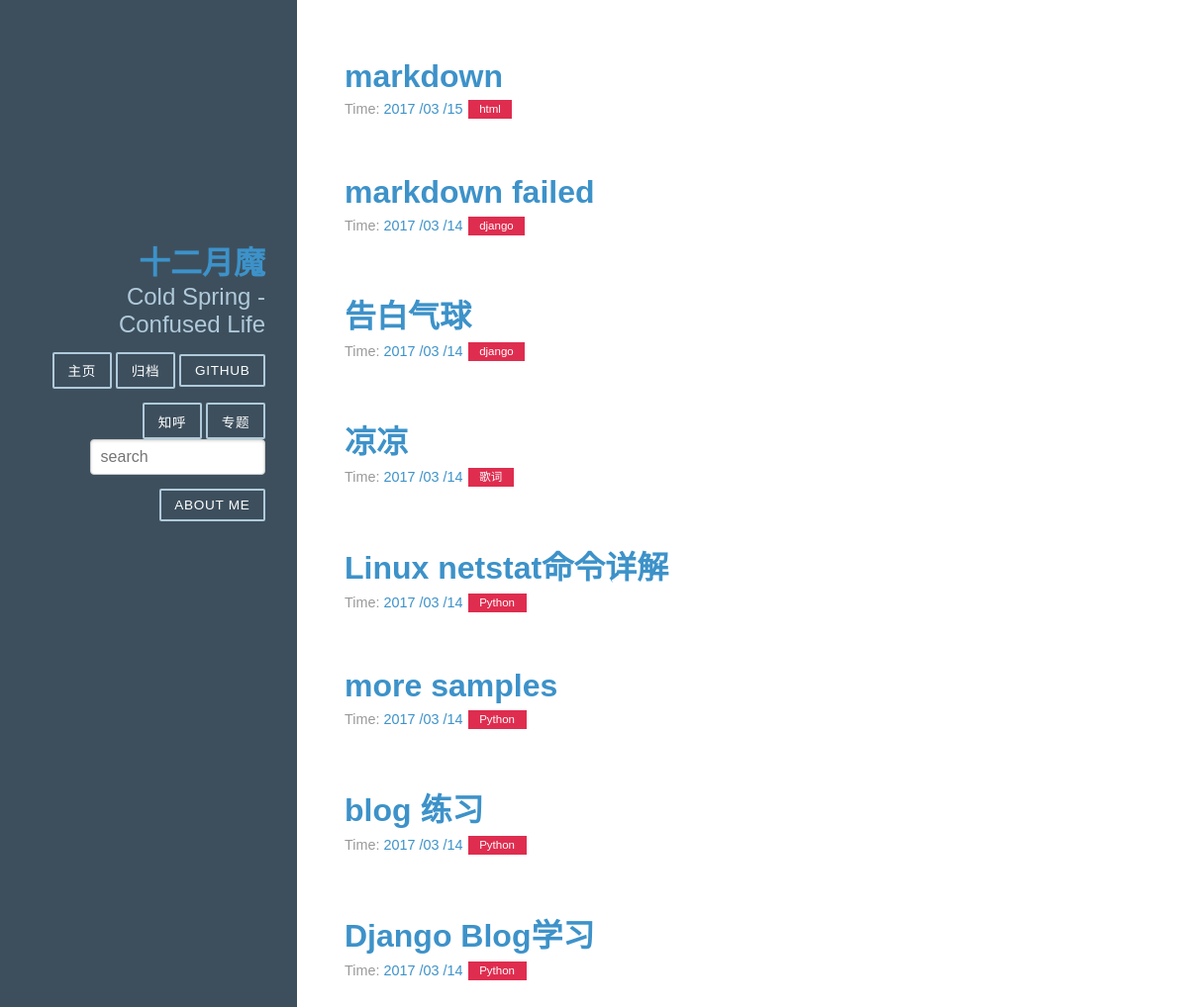
/archives/, run on the app's committed database.
### article/models.py (models this page shows, shortened)
class Article(models.Model):
    title=models.CharField(max_length=100)#博客题目
    category=models.CharField(max_length=50,blank=True)#博客标签
    date_time=models.DateTimeField(auto_now_add=True)#博客日期
    content=models.TextField(blank=True,null=True)#博客文章正文
    class Meta:
        ordering=['-date_time']

### article/views.py (the view)
# urls.py: url(r'^archives/$',article.views.archives,name='archives'),
def archives(request):
    try:
        post_list=Article.objects.all()
    except Article.DoesNotExist:
        raise Http404
    return render(request,'archives.html',{
        'post_list':post_list,
        'error':False,
    })

### templates/archives.html
{% extends "base.html" %}
{% block content %}
<div class="posts">
{% if error %}
    <h2 class="post-title">没有相关文章题目</h2>
    {% else %}
    {% for post in post_list %}
        <section class="post">
            <header class="post-header">
                <h2 class="post-title"><a href="{% url "detail" id=post.id %}">{{ post.title }}</a></h2>
                    <p class="post-meta">
                        Time:  <a class="post-author" href="#">{{ post.date_time |date:"Y /m /d"}}</a> <a class="post-category post-category-js" href="{% url "search_tag" tag=post.category %}">{{ post.category }}</a>
                    </p>
            </header>
        </section>
    {% endfor %}
{% endif %}
</div>
{% endblock %}

### templates/base.html (shortened to what this page needs)
<!doctype html>
{% load staticfiles %}
<html lang="en">
<head>
    <link rel="stylesheet" href="{% static 'pure/pure-min.css' %}">
    <link rel="stylesheet" href="{% static 'pure/grids-responsive-min.css' %}">
    <link rel="stylesheet" href="{% static 'blog.css' %}">
    <link rel="stylesheet" href="{% static 'pygments-css/monokai.css' %}">
</head>
<body>
<div id="layout" class="pure-g">
    <div class="sidebar pure-u-1 pure-u-md-1-4">
        <div class="header">
            <h1 class="brand-title"><a href="{% url "home" %}">十二月魔</a></h1>
            <h2 class="brand-tagline">Cold Spring - Confused Life</h2>
            <nav class="nav">
                <ul class="nav-list">
                    <li class="nav-item">
                        <a class="button-success pure-button" href="/">主页</a>
                    </li>
                    <li class="nav-item">
                        <a class="button-success pure-button" href="{% url 'archives' %}">归档</a>
                    </li>
                    <li class="nav-item">
                        <a class="pure-button" href="https://github.com/purplelightning/my_blog">Github</a>
                    </li>
                    <li class="nav-item">
                        <a class="button-error pure-button" href="https://www.zhihu.com/people/ontheway-28/activities">知呼</a>
                    </li>
                    <li class="nav-item">
                        <a class="button-success pure-button" href="/">专题</a>
                    </li>
                    <li>
                    <form class="pure-form"  action="/search/" method="get">
                    <input class="pure-input-3-4"  type="text"  name="s" placeholder="search">
                    </form>
                    </li>
                    <li class="nav-item">
                        <a class="button-success pure-button" href="{% url 'about_me' %}">About Me</a>
                    </li>
                </ul>
            </nav>
        </div>
    </div>
    <div class="content pure-u-1 pure-u-md-3-4">
        <div>
            {% block content %}
            {% endblock %}
        </div>
    </div>
</div>
</body>
</html>

### static/pure/pure-min.css (style rules this page uses)
html { font-family:sans-serif;-ms-text-size-adjust:100%;-webkit-text-size-adjust:100% }
body { margin:0 }
article,aside,details,figcaption,figure,footer,header,hgroup,main,menu,nav,section,summary { display:block }
a { background-color:transparent }
h1 { font-size:2em;margin:.67em 0 }
button,input,optgroup,select,textarea { color:red;font:inherit;margin:0 }
.pure-button,input { line-height:normal }
.pure-button,.pure-form input:not([type]),.pure-menu { box-sizing:border-box }
.pure-g { letter-spacing:-.31em;text-rendering:optimizespeed;font-family:FreeSans,Arimo,"Droid Sans",Helvetica,Arial,sans-serif;display:-webkit-box;display:-webkit-flex;display:-ms-flexbox;display:flex;-webkit-flex-flow:row wrap;-ms-flex-flow:row wrap;flex-flow:row wrap;-webkit-align-content:flex-start;-ms-flex-line-pack:start;align-content:flex-start }
.pure-u,.pure-u-1,.pure-u-1-1,.pure-u-1-12,.pure-u-1-2,.pure-u-1-24,.pure-u-1-3,.pure-u-1-4,.pure-u-1-5,.pure-u-1-6,.pure-u-1-8,.pure-u-10-24,.pure-u-11-12,.pure-u-11-24,.pure-u-12-24,.pure-u-13-24,.pure-u-14-24,.pure-u-15-24,.pure-u-16-24,.pure-u-17-24,.pure-u-18-24,.pure-u-19-24,.pure-u-2-24,.pure-u-2-3,.pure-u-2-5,.pure-u-20-24,.pure-u-21-24,.pure-u-22-24,.pure-u-23-24,.pure-u-24-24,.pure-u-3-24,.pure-u-3-4,.pure-u-3-5,.pure-u-3-8,.pure-u-4-24,.pure-u-4-5,.pure-u-5-12,.pure-u-5-24,.pure-u-5-5,.pure-u-5-6,.pure-u-5-8,.pure-u-6-24,.pure-u-7-12,.pure-u-7-24,.pure-u-7-8,.pure-u-8-24,.pure-u-9-24 { letter-spacing:normal;word-spacing:normal;vertical-align:top;text-rendering:auto;display:inline-block;zoom:1 }
.pure-g [class*=pure-u] { font-family:sans-serif }
.pure-u-1,.pure-u-1-1,.pure-u-24-24,.pure-u-5-5 { width:100% }
.pure-button { display:inline-block;zoom:1;white-space:nowrap;vertical-align:middle;text-align:center;cursor:pointer;-webkit-user-drag:none;-webkit-user-select:none;-moz-user-select:none;-ms-user-select:none;user-select:none }
.pure-button { font-family:inherit;font-size:100%;padding:.5em 1em;color:#444;color:rgba(0,0,0,.8);border:1px solid #999;border:transparent;background-color:#E6E6E6;text-decoration:none;border-radius:2px }
.pure-form input[type=password],.pure-form input[type=email],.pure-form input[type=url],.pure-form input[type=date],.pure-form input[type=month],.pure-form input[type=time],.pure-form input[type=datetime],.pure-form input[type=datetime-local],.pure-form input[type=week],.pure-form input[type=tel],.pure-form input[type=color],.pure-form input[type=number],.pure-form input[type=search],.pure-form input[type=text],.pure-form select,.pure-form textarea { padding:.5em .6em;display:inline-block;border:1px solid #ccc;box-shadow:inset 0 1px 3px #ddd;border-radius:4px;vertical-align:middle;box-sizing:border-box }
.pure-form .pure-input-3-4 { width:75% }

### static/pure/grids-responsive-min.css (style rules this page uses)
@media screen and (min-width:48em) { .pure-u-md-1,.pure-u-md-1-1,.pure-u-md-1-12,.pure-u-md-1-2,.pure-u-md-1-24,.pure-u-md-1-3,.pure-u-md-1-4,.pure-u-md-1-5,.pure-u-md-1-6,.pure-u-md-1-8,.pure-u-md-10-24,.pure-u-md-11-12,.pure-u-md-11-24,.pure-u-md-12-24,.pure-u-md-13-24,.pure-u-md-14-24,.pure-u-md-15-24,.pure-u-md-16-24,.pure-u-md-17-24,.pure-u-md-18-24,.pure-u-md-19-24,.pure-u-md-2-24,.pure-u-md-2-3,.pure-u-md-2-5,.pure-u-md-20-24,.pure-u-md-21-24,.pure-u-md-22-24,.pure-u-md-23-24,.pure-u-md-24-24,.pure-u-md-3-24,.pure-u-md-3-4,.pure-u-md-3-5,.pure-u-md-3-8,.pure-u-md-4-24,.pure-u-md-4-5,.pure-u-md-5-12,.pure-u-md-5-24,.pure-u-md-5-5,.pure-u-md-5-6,.pure-u-md-5-8,.pure-u-md-6-24,.pure-u-md-7-12,.pure-u-md-7-24,.pure-u-md-7-8,.pure-u-md-8-24,.pure-u-md-9-24 { display:inline-block;zoom:1;letter-spacing:normal;word-spacing:normal;vertical-align:top;text-rendering:auto } }
@media screen and (min-width:48em) { .pure-u-md-1-4,.pure-u-md-6-24 { width:25% } }
@media screen and (min-width:48em) { .pure-u-md-18-24,.pure-u-md-3-4 { width:75% } }

### data on the page
Article: title "markdown", date_time "2017 /03 /15", category "html"
Article: title "markdown failed", date_time "2017 /03 /14", category "django"
Article: title "告白气球", date_time "2017 /03 /14", category "django"
Article: title "凉凉", date_time "2017 /03 /14", category "歌词"
Article: title "Linux netstat命令详解", date_time "2017 /03 /14", category "Python"
Article: title "more samples", date_time "2017 /03 /14", category "Python"
Article: title "blog 练习", date_time "2017 /03 /14", category "Python"
Article: title "Django Blog学习", date_time "2017 /03 /14", category "Python"
